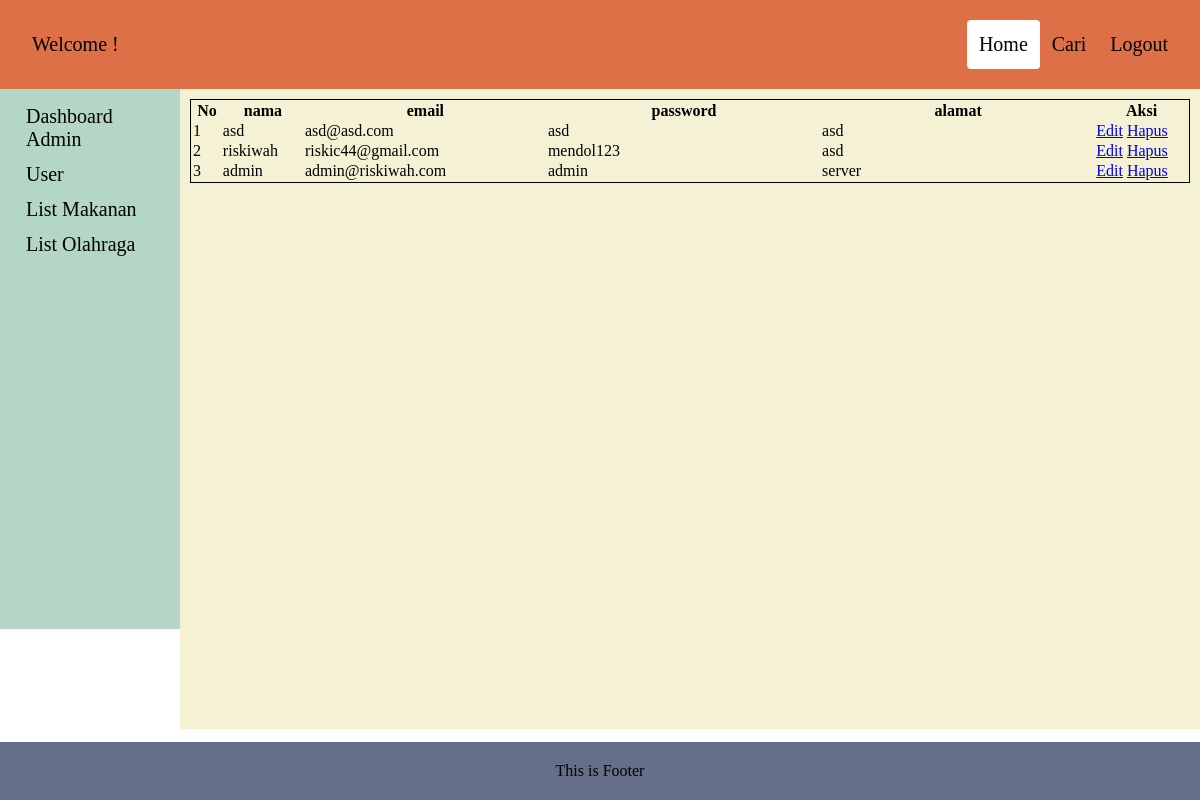
The page /admin/pages/user.php on the database as committed earlier.
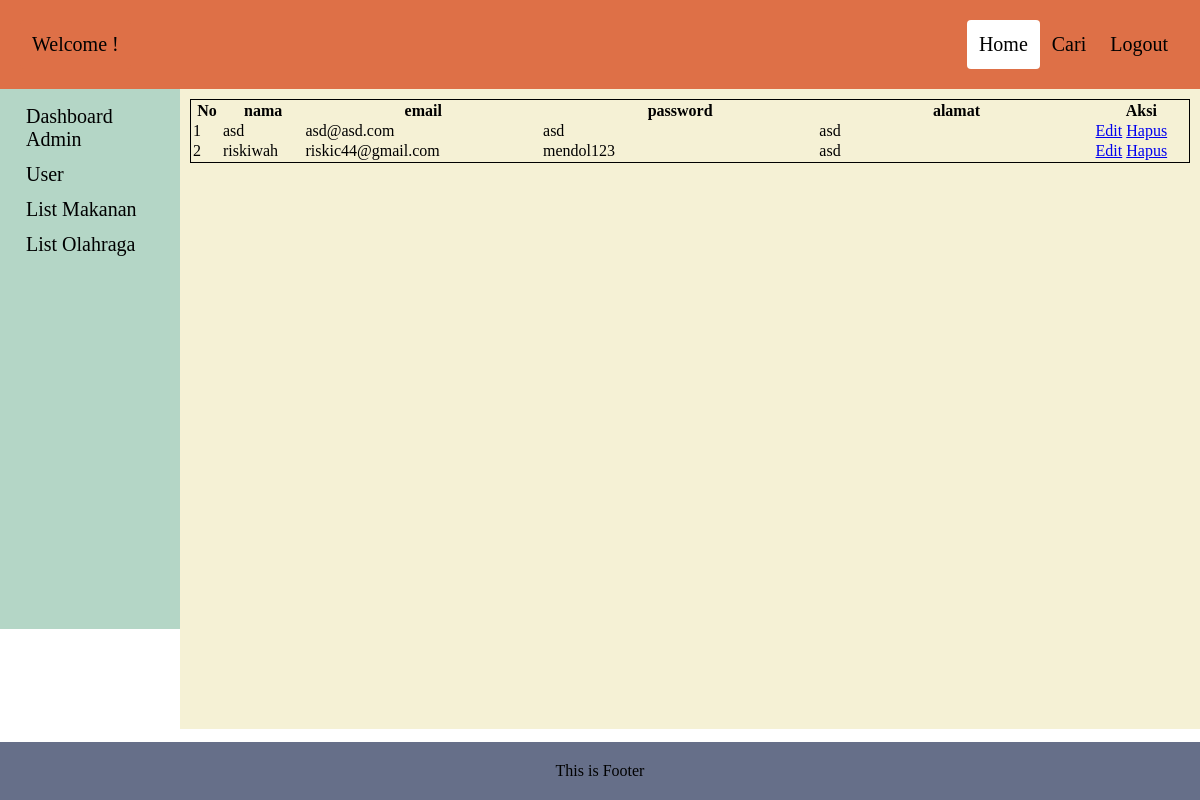
The same page on the database as committed later.
### tables this page shows
CREATE TABLE `user` (
  `id` int(3) NOT NULL,
  `nama` varchar(50) NOT NULL,
  `email` varchar(25) NOT NULL,
  `password` varchar(25) NOT NULL,
  `alamat` varchar(50) NOT NULL,
  `dob` date NOT NULL
);

### admin/pages/user.php (the view, shortened to what this page needs)
<?php
	include("../func/db.php");
	$query = mysqli_query($connect,"SELECT * FROM user");
?>
<html>
  <head>
    <link rel="stylesheet" type="text/css" href="../css/allin.css" />
  </head>
  <body>
    <div class="header">
      <a href="#default" class="header">Welcome !</a>
      <div class="header-right">
        <a class="active" href="home">Home</a>
        <a class="#cari">Cari</a>
        <a class="#logout" href="../func/logout.php">Logout</a>
      </div>
    </div>
    <div class="row">
      <div class="column side">
        <a href="dashboard.php">Dashboard Admin</a>
        <a href="user.php">User</a>
        <a href="list-makanan.php">List Makanan</a>
        <a href="list-olahraga.php">List Olahraga</a>
      </div>
      <div class="column middle">
				<table style="border: 1px solid black;">
				<tr>
					<th width="1%">No</th>
					<th width="3%">nama</th>
					<th width="12%">email</th>
					<th width="15%">password</th>
					<th width="15%">alamat</th>
					<th width="5%">Aksi</th>
				</tr>
				<?php
					$i = 1;
					while ($doc = mysqli_fetch_array($query)) { ?>
					<tr>
						<td><?php echo $i; ?></td>
						<td><?php echo $doc['nama']; ?></td>
						<td><?php echo $doc['email']; ?></td>
						<td><?php echo $doc['password']; ?></td>
						<td><?php echo $doc['alamat']; ?></td>
						<td>
							<a href="edit-data.php?nim=<?php echo $doc['nama'] ; ?>">Edit</a>
							<a href="hapus-data.php?nim=<?php echo $doc['nama'] ; ?> " >Hapus</a>
						</td>
					</tr>
				 <?php $i++;
				 } ?>
		</table>
    <div class="footer">
      <p>
        This is Footer
      </p>
    </div>
  </body>
</html>

### admin/css/allin.css (style rules this page uses)
* { margin: 0px; padding: 0px; font-family: Ubuntu; box-sizing: border-box; }
.header { overflow: hidden; background-color: #DE7047; padding: 20px; margin: 0px; }
.header a { float: left; color: black; text-align: center; padding: 12px; text-decoration: none; font-size: 20px; line-height: 25px; border-radius: 4px; }
.header a.active { background-color: #FFFFFF; color: black; }
.header-right { float: right; }
* { box-sizing: border-box; }
.column { float: left; width: 50%; padding: 10px; height: 300px; }
.footer { position: fixed; padding: 20px; left: 0; bottom: 0; width: 100%; background-color: #666F89; color: black; text-align: center; }
.column { float: left; padding: 10px; }
.column.side { width: 15%; background-color: #B4D6C6; height: 540px; }
.column.middle { width: 85%; height: 80%; background-color: #F5F1D5; }
.column.side a { padding: 6px 8px 6px 16px; text-decoration: none; font-size: 20px; color: black; display: block; }
.row:after { content: ""; display: table; clear: both; }

Rows that differ between the two databases and show on the page:
removed user: nama "admin", email "admin@riskiwah.com", password "admin", alamat "server"
